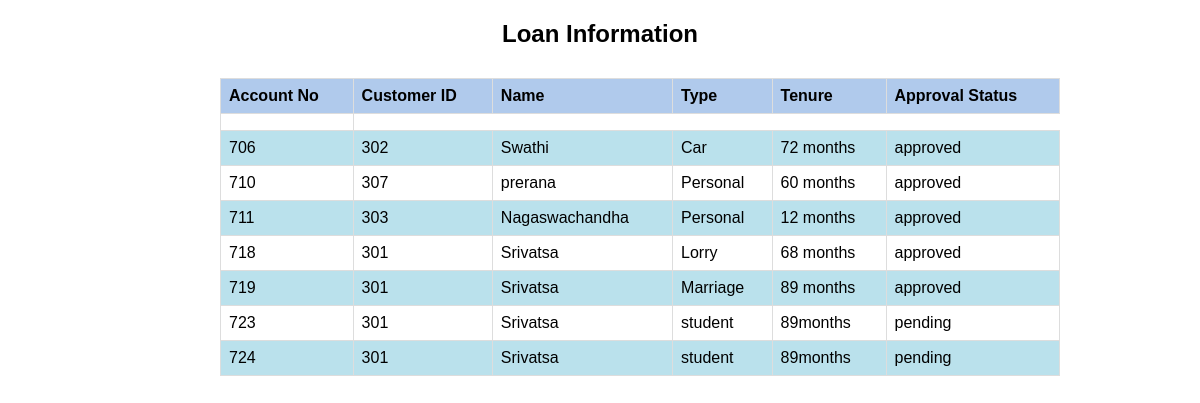
/loans.php (signed in), run on the app's committed database.
### tables this page shows
CREATE TABLE `loan` (
  `loan_id` int(5) NOT NULL,
  `amount` int(10) NOT NULL,
  `type` varchar(10) NOT NULL,
  `loan_tenure` varchar(20) NOT NULL,
  `approval` varchar(10) NOT NULL,
  `branch_no` int(4) NOT NULL,
  `cus_id` int(5) NOT NULL
);

CREATE TABLE `customer` (
  `cus_id` int(5) NOT NULL,
  `cus_name` varchar(20) NOT NULL,
  `gender` varchar(7) NOT NULL,
  `DOB` date DEFAULT NULL,
  `occupation` varchar(20) NOT NULL,
  `Aadhar no` varchar(12) NOT NULL,
  `Email` varchar(60) NOT NULL,
  `address` varchar(10) NOT NULL,
  `mobileno` varchar(10) NOT NULL,
  `branch_no` int(4) NOT NULL
);

### loans.php (the view, shortened to what this page needs)
<!DOCTYPE html>
<html lang="en">
<head>
</head>
<?php
$con = new mysqli('localhost','root','','bankmini');
$result=$con->query("select * from loan where  branch_no = '$_SESSION[branch_no]'");
?>
<body>
    <h2><center>Loan Information</center></h2>
    <table>
        <thead>
            <tr>
                <th>Account No</th>
                <th>Customer ID</th>
                <th>Name</th>
                <th>Type</th>
                <th>Tenure</th>
                <th>Approval Status</th>
            </tr>
        </thead>
        <tbody>
            <tr>
            <td>  <?php
            while ($customer = $result->fetch_assoc()) {
                echo "<tr>";
                echo "<td>{$customer['loan_id']}</td>";
                echo "<td>{$customer['cus_id']}</td>";
                $result1=$con->query("select cus_name from customer where cus_id = '$customer[cus_id]'");
                $re = $result1->fetch_assoc();
                echo "<td>{$re['cus_name']}</td>";
                echo "<td>{$customer['type']}</td>";
                echo "<td>{$customer['loan_tenure']}</td>";
                echo "<td>{$customer['approval']}</td>";
                echo "</tr>";
            }?>
            </tr>
        </tbody>
    </table>
</body>
</html>

### loans.php (style rules this page uses)
body { margin: 0; padding: 0; font-family: Arial, sans-serif; display: flex; flex-direction: column; min-height: 100vh; }
table { width: 70%; border-collapse: collapse; margin-top: 10px; margin-left: 220px; margin-right:30px; }
th, td { border: 1px solid #dddddd; padding: 8px; text-align: left; }
th { background-color: #b0caec; }
tr:nth-child(even) { background-color: #bae1ec; }

### data on the page
loan: loan_id "706", cus "302", cus.cus_name "Swathi", type "Car", loan_tenure "72 months", approval "approved"
loan: loan_id "710", cus "307", cus.cus_name "prerana", type "Personal", loan_tenure "60 months", approval "approved"
loan: loan_id "711", cus "303", cus.cus_name "Nagaswachandha", type "Personal", loan_tenure "12 months", approval "approved"
loan: loan_id "718", cus "301", cus.cus_name "Srivatsa", type "Lorry", loan_tenure "68 months", approval "approved"
loan: loan_id "719", cus "301", cus.cus_name "Srivatsa", type "Marriage", loan_tenure "89 months", approval "approved"
loan: loan_id "723", cus "301", cus.cus_name "Srivatsa", type "student", loan_tenure "89months", approval "pending"
loan: loan_id "724", cus "301", cus.cus_name "Srivatsa", type "student", loan_tenure "89months", approval "pending"
